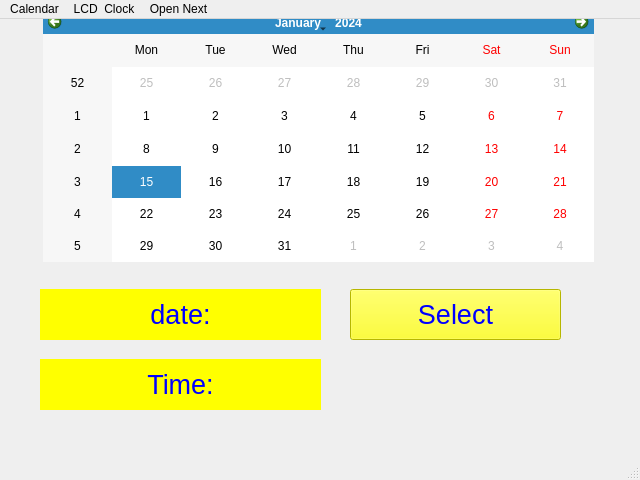
<?xml version="1.0" encoding="UTF-8"?>
<ui version="4.0">
 <class>MainWindow</class>
 <widget class="QMainWindow" name="MainWindow">
  <property name="geometry">
   <rect>
    <x>0</x>
    <y>0</y>
    <width>640</width>
    <height>480</height>
   </rect>
  </property>
  <property name="windowTitle">
   <string>MainWindow</string>
  </property>
  <widget class="QWidget" name="centralwidget">
   <widget class="QCalendarWidget" name="calendarWidget">
    <property name="geometry">
     <rect>
      <x>43</x>
      <y>-8</y>
      <width>551</width>
      <height>251</height>
     </rect>
    </property>
    <property name="styleSheet">
     <string notr="true">QCalendarWidget{background-color:lightblue}</string>
    </property>
   </widget>
   <widget class="QLabel" name="label">
    <property name="geometry">
     <rect>
      <x>40</x>
      <y>270</y>
      <width>281</width>
      <height>51</height>
     </rect>
    </property>
    <property name="font">
     <font>
      <pointsize>20</pointsize>
     </font>
    </property>
    <property name="styleSheet">
     <string notr="true">QLabel{background-color: yellow;color:blue}</string>
    </property>
    <property name="text">
     <string>date:</string>
    </property>
    <property name="alignment">
     <set>Qt::AlignCenter</set>
    </property>
   </widget>
   <widget class="QPushButton" name="pushButton">
    <property name="geometry">
     <rect>
      <x>350</x>
      <y>270</y>
      <width>211</width>
      <height>51</height>
     </rect>
    </property>
    <property name="font">
     <font>
      <pointsize>20</pointsize>
     </font>
    </property>
    <property name="styleSheet">
     <string notr="true">QPushButton{background-color:yellow; color: blue}</string>
    </property>
    <property name="text">
     <string>Select</string>
    </property>
   </widget>
   <widget class="QLabel" name="label_2">
    <property name="geometry">
     <rect>
      <x>40</x>
      <y>340</y>
      <width>281</width>
      <height>51</height>
     </rect>
    </property>
    <property name="font">
     <font>
      <pointsize>20</pointsize>
     </font>
    </property>
    <property name="styleSheet">
     <string notr="true">QLabel{background-color: yellow;color:blue}</string>
    </property>
    <property name="text">
     <string>Time:</string>
    </property>
    <property name="alignment">
     <set>Qt::AlignCenter</set>
    </property>
   </widget>
  </widget>
  <widget class="QMenuBar" name="menubar">
   <property name="geometry">
    <rect>
     <x>0</x>
     <y>0</y>
     <width>640</width>
     <height>37</height>
    </rect>
   </property>
   <widget class="QMenu" name="menuCalendar">
    <property name="title">
     <string>Calendar</string>
    </property>
    <addaction name="actionOpen_Calendar"/>
    <addaction name="actionOption_1"/>
    <addaction name="actionOption_2"/>
   </widget>
   <widget class="QMenu" name="menuLCD_Clock">
    <property name="title">
     <string>LCD  Clock</string>
    </property>
    <addaction name="actionOpen_Clock"/>
    <addaction name="actionClock_Option_1"/>
   </widget>
   <widget class="QMenu" name="menuOpen_Next">
    <property name="title">
     <string>Open Next</string>
    </property>
    <addaction name="actionOpen_Third_Window"/>
   </widget>
   <addaction name="menuCalendar"/>
   <addaction name="menuLCD_Clock"/>
   <addaction name="menuOpen_Next"/>
  </widget>
  <widget class="QStatusBar" name="statusbar"/>
  <action name="actionOpen_Calendar">
   <property name="text">
    <string>Open Calendar</string>
   </property>
  </action>
  <action name="actionOpen_Clock">
   <property name="text">
    <string>Open Clock</string>
   </property>
  </action>
  <action name="actionOption_1">
   <property name="text">
    <string>Option 1</string>
   </property>
  </action>
  <action name="actionOption_2">
   <property name="text">
    <string>Option 2</string>
   </property>
  </action>
  <action name="actionClock_Option_1">
   <property name="text">
    <string>Clock Option 1</string>
   </property>
  </action>
  <action name="actionOpen_Third_Window">
   <property name="text">
    <string>Open Third Window</string>
   </property>
  </action>
 </widget>
 <resources/>
 <connections/>
</ui>
